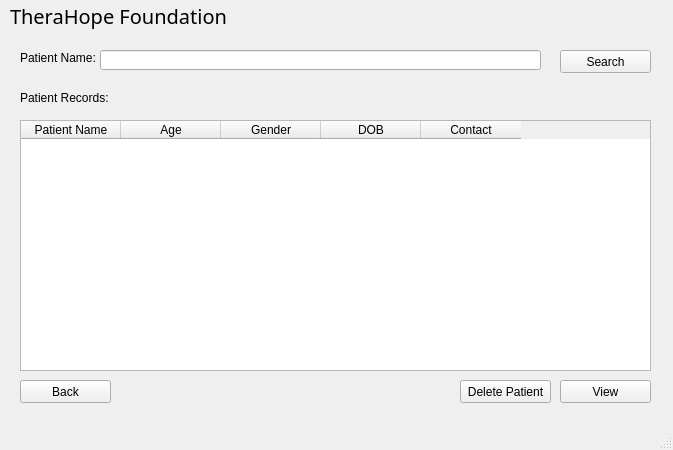
<?xml version="1.0" encoding="UTF-8"?>
<ui version="4.0">
 <class>MainWindow</class>
 <widget class="QMainWindow" name="MainWindow">
  <property name="geometry">
   <rect>
    <x>0</x>
    <y>0</y>
    <width>673</width>
    <height>450</height>
   </rect>
  </property>
  <property name="windowTitle">
   <string>MainWindow</string>
  </property>
  <widget class="QWidget" name="centralwidget">
   <widget class="QTableWidget" name="tableWidget">
    <property name="enabled">
     <bool>true</bool>
    </property>
    <property name="geometry">
     <rect>
      <x>20</x>
      <y>120</y>
      <width>631</width>
      <height>251</height>
     </rect>
    </property>
    <column>
     <property name="text">
      <string>Patient Name</string>
     </property>
    </column>
    <column>
     <property name="text">
      <string>Age</string>
     </property>
    </column>
    <column>
     <property name="text">
      <string>Gender</string>
     </property>
    </column>
    <column>
     <property name="text">
      <string>DOB</string>
     </property>
    </column>
    <column>
     <property name="text">
      <string>Contact</string>
     </property>
    </column>
   </widget>
   <widget class="QPushButton" name="view_button">
    <property name="geometry">
     <rect>
      <x>560</x>
      <y>380</y>
      <width>91</width>
      <height>23</height>
     </rect>
    </property>
    <property name="text">
     <string>View</string>
    </property>
   </widget>
   <widget class="QLabel" name="label">
    <property name="geometry">
     <rect>
      <x>20</x>
      <y>90</y>
      <width>111</width>
      <height>16</height>
     </rect>
    </property>
    <property name="text">
     <string>Patient Records:</string>
    </property>
   </widget>
   <widget class="QLabel" name="label_2">
    <property name="geometry">
     <rect>
      <x>20</x>
      <y>50</y>
      <width>81</width>
      <height>16</height>
     </rect>
    </property>
    <property name="text">
     <string>Patient Name:</string>
    </property>
   </widget>
   <widget class="QLineEdit" name="patient_name">
    <property name="geometry">
     <rect>
      <x>100</x>
      <y>50</y>
      <width>441</width>
      <height>20</height>
     </rect>
    </property>
   </widget>
   <widget class="QPushButton" name="search_patient">
    <property name="geometry">
     <rect>
      <x>560</x>
      <y>50</y>
      <width>91</width>
      <height>23</height>
     </rect>
    </property>
    <property name="text">
     <string>Search</string>
    </property>
   </widget>
   <widget class="QPushButton" name="back_button">
    <property name="geometry">
     <rect>
      <x>20</x>
      <y>380</y>
      <width>91</width>
      <height>23</height>
     </rect>
    </property>
    <property name="text">
     <string>Back</string>
    </property>
   </widget>
   <widget class="QLabel" name="label_3">
    <property name="geometry">
     <rect>
      <x>10</x>
      <y>0</y>
      <width>221</width>
      <height>31</height>
     </rect>
    </property>
    <property name="font">
     <font>
      <family>MV Boli</family>
      <pointsize>15</pointsize>
     </font>
    </property>
    <property name="text">
     <string>TheraHope Foundation</string>
    </property>
   </widget>
   <widget class="QPushButton" name="view_button_2">
    <property name="geometry">
     <rect>
      <x>460</x>
      <y>380</y>
      <width>91</width>
      <height>23</height>
     </rect>
    </property>
    <property name="text">
     <string>Delete Patient</string>
    </property>
   </widget>
  </widget>
  <widget class="QMenuBar" name="menubar">
   <property name="geometry">
    <rect>
     <x>0</x>
     <y>0</y>
     <width>673</width>
     <height>22</height>
    </rect>
   </property>
  </widget>
  <widget class="QStatusBar" name="statusbar"/>
 </widget>
 <resources/>
 <connections/>
</ui>
